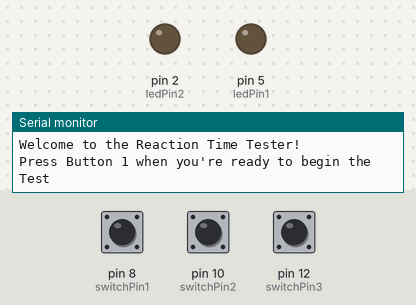
Recording of a sketch running on a simulated Arduino Uno, built with avr-gcc and run on an emulated ATmega328P. Parts: output pins drawn as LEDs (lit = HIGH), the last lines printed to the serial monitor. The inputs (shaded band) are chosen by the test bench; at power-on: pin 8 (switchPin1) LOW, pin 10 (switchPin2) LOW, pin 12 (switchPin3) LOW. Random numbers use the default seed unless the sketch sets one.

Above: at 1.2 s.
1.3 s: pin 8 (switchPin1) pulled HIGH for 0.15 s
4.4 s: pin 10 (switchPin2) pulled HIGH for 1 s
6.9 s: pin 8 (switchPin1) pulled HIGH for 1 s
At 10.7 s:
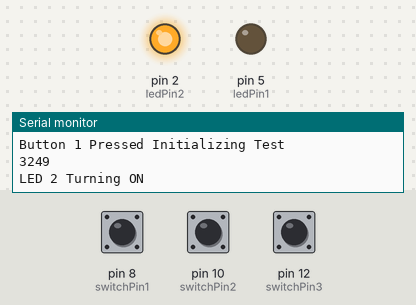
10.9 s: pin 12 (switchPin3) pulled HIGH for 0.15 s
At 12.1 s:
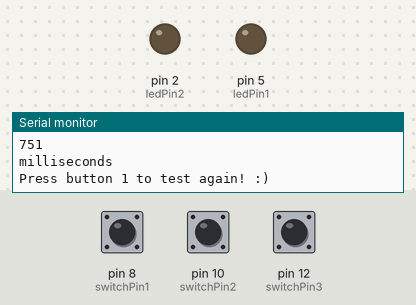
12.5 s: pin 8 (switchPin1) pulled HIGH for 3.2 s
At 16.4 s:
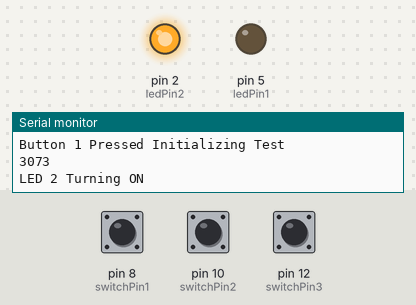
17.2 s: pin 8 (switchPin1) driven HIGH and pin 12 (switchPin3) driven HIGH
At 21.06 s:
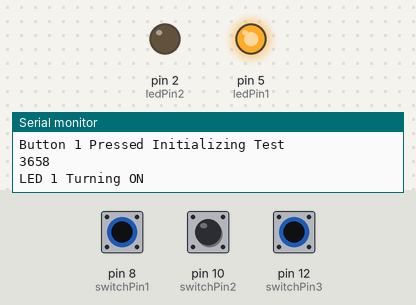
Timing chart, 0 to 21.2 s (numbered marks = the images above; inputs shaded):
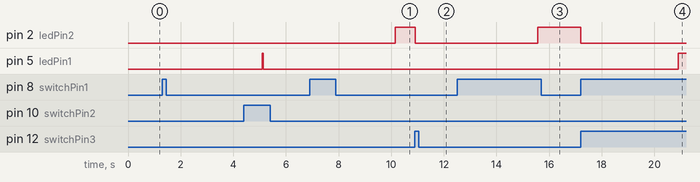

The sketch:

reaction_time.ino
```cpp
// Variable that define the pin number, controlling each LED’s outputs
int ledPin1 = 5;
int ledPin2 = 2;


//Variables that define the pin number, controlling each Button’s inputs
int switchPin1 = 8;
int switchPin2 = 10;
int switchPin3 = 12;


//Variable that keeps track of the state that each LED is in throughout the program.
boolean ledOn1 = LOW;
boolean ledOn2 = LOW;


//Keeps track of the state that the buttons are in throughout the program.
boolean switchMode1 = LOW;
boolean switchMode2 = LOW;
boolean switchMode3 = LOW;


unsigned long randnumber; //Stores a random number that controls how long the program waits to light up an LED


unsigned long minrandnumber = 2000; //Defines  the min/max range of the random numbe
unsigned long maxrandnumber = 5000;


unsigned long time1; //Keep track of the time when the LED lights up each time
unsigned long time2; //Keeps track of the time when the button corresponding to each LED is pressed.


unsigned long time3; //Keeps track of the time from when the LED lights up to when the button is pressed.


void setup()
{
  pinMode(ledPin1, OUTPUT);//sets led pins to output
  pinMode(ledPin2, OUTPUT);

  pinMode(switchPin1, INPUT);//sets buttons pints to input
  pinMode(switchPin2, INPUT);
  pinMode(switchPin3, INPUT);

  Serial.begin(9600); //initializes serial monitor

  Serial.println("Welcome to the Reaction Time Tester!"); //print statements that interact with the users
  Serial.println("Press Button 1 when you're ready to begin the Test");
}


void loop()
{
boolean start = digitalRead(switchPin1);// creates a boolean variable that keeps track of the state of button that initializes the program

if (start == HIGH) //Checks if a button is pressed to initialize the program


{
  Serial.println("Button 1 Pressed Initializing Test"); //print statement that tells user button press has been registered
  //delay(500);

  randnumber = random(minrandnumber,maxrandnumber);
  Serial.println(randnumber);
  delay(randnumber);

  if ( randnumber> 3500) //Determines whether LED 1 lights up or LED 2 lights up
  {
    Serial.println("LED 1 Turning ON");
    digitalWrite(ledPin1, HIGH);
    digitalWrite(ledPin2, LOW);

    time1 = millis(); //Keep track of the time when the LED lights up each time


    while(switchMode2 == LOW)
    {
      switchMode2 = digitalRead(switchPin2);
    }

    time2 = millis();//Keeps track of the time when the button corresponding to each LED is pressed.
    time3 = time2-time1; //Keeps track of the time from when the LED lights up to when the button is pressed.

    Serial.println("Your reaction is");
    Serial.println(time3);
    Serial.println("milliseconds");

    switchMode2 = LOW;

    Serial.println("Press button 1 to test again! :)");

  }


  else ///Determines whether LED 1 lights up or LED 2 lights up
  {
    Serial.println("LED 2 Turning ON");
    digitalWrite(ledPin2, HIGH);
    digitalWrite(ledPin1, LOW);

    time1 = millis(); // Keep track of the time when the LED lights up each time


    while(switchMode3 == LOW)
    {
      switchMode3 = digitalRead(switchPin3);
    }

    time2 = millis();//Keeps track of the time when the button corresponding to each LED is pressed.
    time3 = time2-time1; //Keeps track of the time from when the LED lights up to when the button is pressed.

    Serial.println("Your reaction is");
    Serial.println(time3);
    Serial.println("milliseconds");

    switchMode3 = LOW;

    Serial.println("Press button 1 to test again! :)");
  }
}

//updates the variable
start= LOW;
digitalWrite(ledPin1, LOW);
digitalWrite(ledPin2, LOW);
}
```

Measured:
- after the input at 6.9 s, pin 2 (ledPin2): LOW → HIGH after 3.2 s
- after the input at 10.9 s, pin 2 (ledPin2): HIGH → LOW at once
- after the input at 12.5 s, pin 2 (ledPin2): LOW → HIGH after 3.1 s
- after the input at 17.2 s, pin 2 (ledPin2): HIGH → LOW at once; pin 5 (ledPin1): LOW → HIGH after 3.7 s
